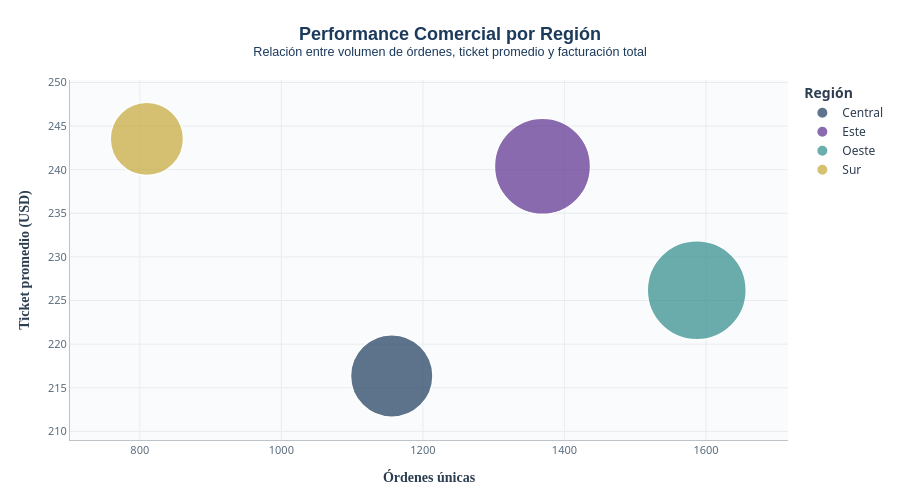

Notebook source saved alongside this figure:
### Markdown cell above
### 3.4 Análisis por región

### Code cell
# Dispersión: Órdenes vs Venta promedio por región
ventas_region = df.groupby('Región').agg(
    Ventas_Totales=('Sales', 'sum'),
    Venta_Promedio=('Sales', 'mean'),
    Cantidad_Ordenes=('Order ID', 'nunique'),
    Clientes=('Customer ID', 'nunique')
).reset_index()

fig4 = px.scatter(
    ventas_region,
    x='Cantidad_Ordenes',
    y='Venta_Promedio',
    size='Ventas_Totales',
    color='Región',
    title='<b>Performance Comercial por Región</b><br><sup>Relación entre volumen de órdenes, ticket promedio y facturación total</sup>',
    labels={
        'Cantidad_Ordenes': '<b>Órdenes únicas</b>',
        'Venta_Promedio': '<b>Ticket promedio (USD)</b>',
        'Ventas_Totales': 'Ventas totales',
        'Clientes': 'Clientes'
    },
    size_max=70,
    color_discrete_sequence=PALETA,
    hover_data=['Clientes', 'Ventas_Totales']
)

fig4.update_layout(**LAYOUT_PROFESIONAL)
fig4.update_layout(
    legend=dict(title='<b>Región</b>'),
    height=500
)
fig4.update_traces(marker=dict(line=dict(width=1.5, color='white')))

fig4.show()

### Figure 1 — Plotly figure (JSON) as saved in the notebook; plotly's stock layout.template omitted (floating-point values rounded to 4 significant figures)
{"data": [{"customdata": [[626.0, 492600.0]], "hovertemplate": "Región=Central<br><b>Órdenes únicas</b>=%{x}<br><b>Ticket promedio (USD)</b>=%{y}<br>Ventas totales=%{customdata[1]}<br>Clientes=%{customdata[0]}<extra></extra>", "legendgroup": "Central", "marker": {"color": "#1B3A5C", "line": {"color": "white", "width": 1.5}, "size": [492600.0], "sizemode": "area", "sizeref": 144.9, "symbol": "circle"}, "mode": "markers", "name": "Central", "orientation": "v", "showlegend": true, "type": "scatter", "x": [1156], "xaxis": "x", "y": [216.4], "yaxis": "y"}, {"customdata": [[669.0, 669500.0]], "hovertemplate": "Región=Este<br><b>Órdenes únicas</b>=%{x}<br><b>Ticket promedio (USD)</b>=%{y}<br>Ventas totales=%{customdata[1]}<br>Clientes=%{customdata[0]}<extra></extra>", "legendgroup": "Este", "marker": {"color": "#5B2D8E", "line": {"color": "white", "width": 1.5}, "size": [669500.0], "sizemode": "area", "sizeref": 144.9, "symbol": "circle"}, "mode": "markers", "name": "Este", "orientation": "v", "showlegend": true, "type": "scatter", "x": [1369], "xaxis": "x", "y": [240.4], "yaxis": "y"}, {"customdata": [[681.0, 710200.0]], "hovertemplate": "Región=Oeste<br><b>Órdenes únicas</b>=%{x}<br><b>Ticket promedio (USD)</b>=%{y}<br>Ventas totales=%{customdata[1]}<br>Clientes=%{customdata[0]}<extra></extra>", "legendgroup": "Oeste", "marker": {"color": "#2E8B8B", "line": {"color": "white", "width": 1.5}, "size": [710200.0], "sizemode": "area", "sizeref": 144.9, "symbol": "circle"}, "mode": "markers", "name": "Oeste", "orientation": "v", "showlegend": true, "type": "scatter", "x": [1587], "xaxis": "x", "y": [226.2], "yaxis": "y"}, {"customdata": [[509.0, 389200.0]], "hovertemplate": "Región=Sur<br><b>Órdenes únicas</b>=%{x}<br><b>Ticket promedio (USD)</b>=%{y}<br>Ventas totales=%{customdata[1]}<br>Clientes=%{customdata[0]}<extra></extra>", "legendgroup": "Sur", "marker": {"color": "#C4A835", "line": {"color": "white", "width": 1.5}, "size": [389200.0], "sizemode": "area", "sizeref": 144.9, "symbol": "circle"}, "mode": "markers", "name": "Sur", "orientation": "v", "showlegend": true, "type": "scatter", "x": [810], "xaxis": "x", "y": [243.5], "yaxis": "y"}], "layout": {"font": {"color": "#2C3E50", "family": "Segoe UI, Arial", "size": 12}, "height": 500, "hoverlabel": {"bgcolor": "white", "font": {"family": "Segoe UI", "size": 12}}, "legend": {"itemsizing": "constant", "title": {"text": "<b>Región</b>"}, "tracegroupgap": 0}, "margin": {"b": 60, "l": 70, "r": 40, "t": 80}, "paper_bgcolor": "white", "plot_bgcolor": "#FAFBFD", "title": {"font": {"color": "#1B3A5C", "family": "Segoe UI Semibold, Arial", "size": 18}, "text": "<b>Performance Comercial por Región</b><br><sup>Relación entre volumen de órdenes, ticket promedio y facturación total</sup>", "x": 0.5, "xanchor": "center"}, "xaxis": {"anchor": "y", "domain": [0, 1], "gridcolor": "#E8ECF0", "linecolor": "#BDC3C7", "linewidth": 1, "showline": true, "tickfont": {"color": "#5A6C7D", "size": 11}, "title": {"font": {"color": "#2C3E50", "family": "Segoe UI Semibold", "size": 14}, "text": "<b>Órdenes únicas</b>"}}, "yaxis": {"anchor": "x", "domain": [0, 1], "gridcolor": "#E8ECF0", "linecolor": "#BDC3C7", "linewidth": 1, "showline": true, "tickfont": {"color": "#5A6C7D", "size": 11}, "title": {"font": {"color": "#2C3E50", "family": "Segoe UI Semibold", "size": 14}, "text": "<b>Ticket promedio (USD)</b>"}}}}
